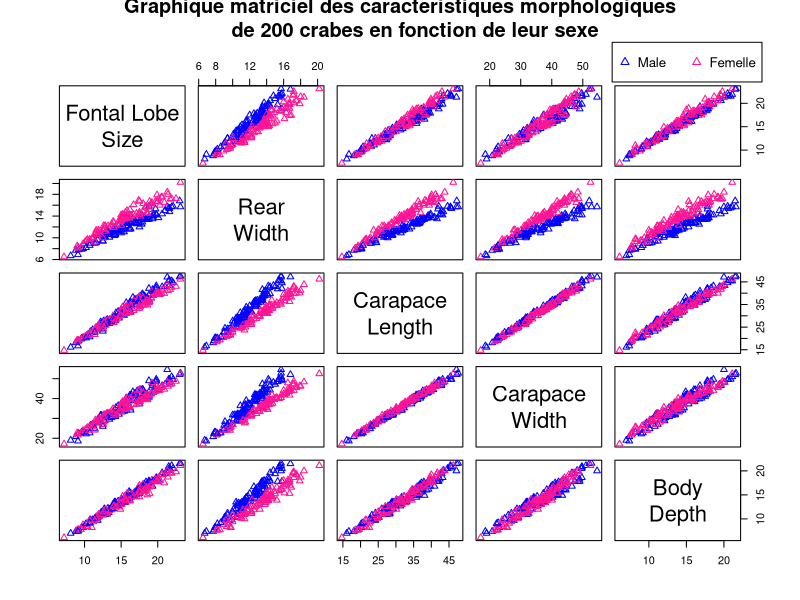
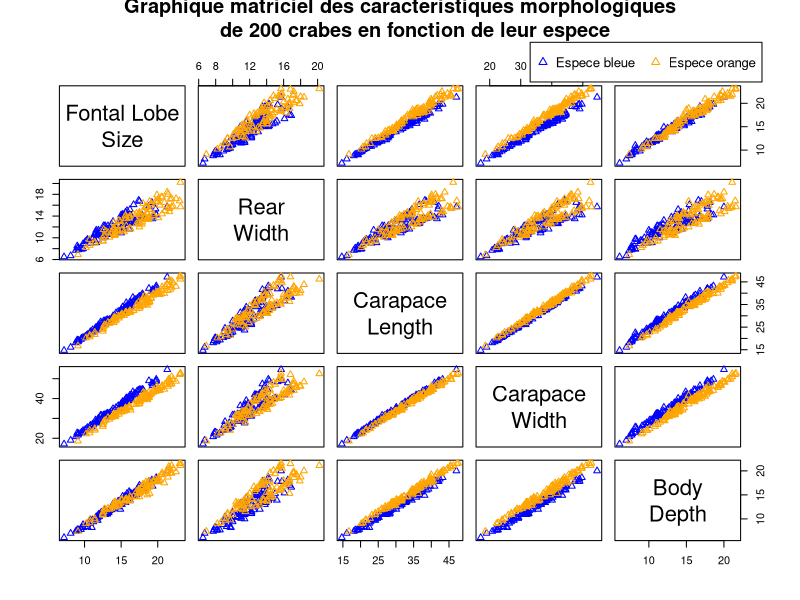

Recreate these plots in R, in order. (Note: this script raises an error after producing the figures.)
library(MASS)

#graph sexes
variableNames <- c("Fontal Lobe\nSize", "Rear\nWidth", "Carapace\nLength",
                "Carapace\nWidth", "Body\nDepth")
png("sexesGraphMatriciel.png", width = 800, height = 800)
plot(crabs[, 4:8], 
     col = c("deeppink", "blue")[crabs[, 2]],
     pch = 24,
     main = "Graphique matriciel des caracteristiques morphologiques
     de 200 crabes en fonction de leur sexe",
     labels = variableNames)
par(xpd = T)
legend("topright", 
       c("Male", "Femelle"),
       col = c("blue", "deeppink"),
       cex = 0.8,
       horiz = T,
       pch = 24)
par(xpd = F)
dev.off()
cat("sexesGraphMatriciel.png sauvegardee\n")

#graph especes
png("speciesGraphMatriciel.png", width = 800, height = 800)
par(xpd = T)
plot(crabs[, 4:8],
     col = c("blue", "orange")[crabs[, 1]],
     pch = 24,
     main = "Graphique matriciel des caracteristiques morphologiques
     de 200 crabes en fonction de leur espece",
     labels = variableNames)
legend("topright",
       c("Espece bleue", "Espece orange"),
       col = c("blue", "orange"),
       cex = 0.8,
       horiz = T,
       pch = 24)
par(xpd = F)
dev.off()
cat("speciesGraphMatriciel.png sauvegardee\n")

#regression lineaire
cat("\n\n\tRegression lineaire\n")
X1 <- crabs[, 4]
X2 <- crabs[, 5]
X3 <- crabs[, 6]
X4 <- crabs[, 7]
X5 <- crabs[, 8]
linearModel <- lm(X1 ~ X2 + X3 + X4 + X5, data = crabs)
print(summary(linearModel))

#correlation
cat("\n\n\tCorrelation\n")
print(cor.test(X1, X2, X3, X4, X5, alternative = "greater", method = "kendall"))
print(cor(crabs[, 4:8]))
